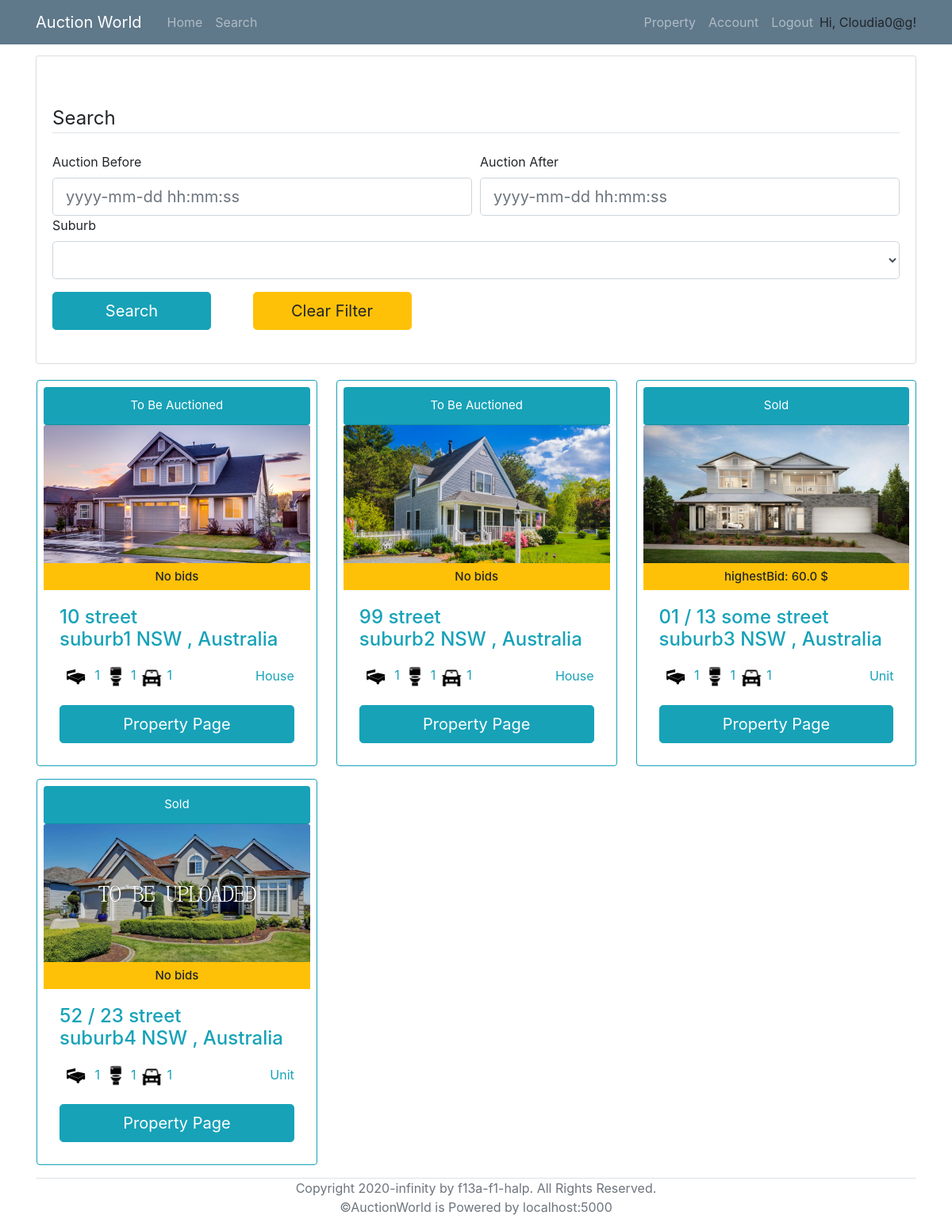
The app's page /search (signed in) with its own data.
### models.py (models this page shows, shortened)
class User(UserMixin, db.Model):
    __tablename__ = 'User'
    id = db.Column(db.Integer, primary_key = True)
    login_name = db.Column(db.String(collation='NOCASE') ,unique=True, nullable=False)
    email = db.Column(db.String, unique=True, nullable=False)
    password_hash = db.Column(db.String, nullable=False)
    address = db.Column(db.String(1000), nullable=False)
    date_of_birth = db.Column(db.DateTime, nullable=False)
    phone_number = db.Column(db.String, nullable=False)
    id_confirmation = db.Column(db.String(100), nullable=True)
    auctionId = db.relationship('AuctionDetails', backref='seller', lazy='dynamic')
    properties = db.relationship('Property', backref='sellerID', lazy='dynamic')
    cards = db.relationship('BankDetails', backref='user', lazy='dynamic')
    registeredProperties = db.relationship('Property',secondary=lambda: RegisteredAssociation.__table__, backref="RegisteredBidders")

class Property(db.Model):
    __tablename__ = 'Property'
    id = db.Column(db.Integer, primary_key = True)
    property_type = db.Column(db.String)
    add_unit = db.Column(db.String(100))
    add_num = db.Column(db.String(100))
    add_name = db.Column(db.String(100))
    add_suburb = db.Column(db.String(100))
    add_state = db.Column(db.String(3))
    add_pc = db.Column(db.String(4))
    num_bedrooms = db.Column(db.Integer)
    num_parking = db.Column(db.Integer)
    num_bathrooms = db.Column(db.Integer)
    parking_features = db.Column(db.String)
    building_size = db.Column(db.Integer)
    land_size = db.Column(db.Integer)
    inspection_date = db.Column(db.DateTime)
    description = db.Column(db.String(2000))
    year_built = db.Column(db.Integer)
    status = db.Column(db.String)
    seller = db.Column(db.Integer, db.ForeignKey('User.id'))
    auctionId = db.relationship('AuctionDetails', backref='Property', uselist=False)
    photo_collection = db.relationship('Photos', backref='Property', lazy='dynamic')
    registeredBidders = db.relationship('User',secondary=lambda: RegisteredAssociation.__table__, backref="RegisteredProperties")

class Photos(db.Model):
    __tablename__ = 'Photos'
    id = db.Column(db.Integer, primary_key = True)
    photo = db.Column(db.String)
    property_id = db.Column(db.Integer, db.ForeignKey('Property.id'))

### routes.py (the view, shortened to what this page needs)
@app.route('/search', methods=['POST','GET'])
@login_required
def search():
    form=searchForm()
    available_suburbs=db.session.query(Property.add_suburb).distinct(Property.add_suburb)
    form.suburb.choices=[("")]+[(i.add_suburb) for i in available_suburbs]
    full_list = db.session.query(Property,AuctionDetails,func.max(Bid.Amount).label('highestBid'))\
                        .outerjoin(AuctionDetails, AuctionDetails.PropertyID==Property.id)\
                        .outerjoin(Bid, Bid.AuctionID == AuctionDetails.id)\
                        .group_by(Property.id)
    property_Id=[]
    return render_template('search.html', title='search', form=form, properties=full_list)

### forms.py
class searchForm(FlaskForm):
    auction_before =  DateTimeField('Auction Before', format='%Y-%m-%d %H:%M:%S',validators=[Optional()])
    auction_after = DateTimeField('Auction After', format='%Y-%m-%d %H:%M:%S',validators=[Optional()])
    suburb = SelectField('Suburb', validators=[Optional()])
    submit = SubmitField('Search')
    clear = SubmitField('Clear Filter')

### models.py (called while the page is built)
@login_manager.user_loader
def load_user(id):
    return User.query.get(id)

### templates/search.html (shortened to what this page needs)
{% extends "base.html" %}
{% block content %}
	<div class="content-section">
		<form action="" method= "POST" style="margin-top: 50px;" novalidate>
			<fieldset class="form-group">
				<legend class="border-bottom mb-4">Search</legend>
				<div class="form-row">
					<div class="col">
						{{ form.auction_before.label }}<br>
						{% if form.auction_before.errors %}
							{{ form.auction_before(class="form-control form-control-lg is-invalid") }}
							<div class="invalid-feedback">
								{% for error in form.auction_before.errors %}
									<span>{{ error }}</span>
								{% endfor %}
							</div>
						{% else %}
							{{ form.auction_before(class="form-control form-control-lg", placeholder="yyyy-mm-dd hh:mm:ss") }}
						{% endif %}
					</div>
					<div class="col">
						{{ form.auction_after.label }}<br>
						{% if form.auction_after.errors %}
							{{ form.auction_after(class="form-control form-control-lg is-invalid") }}
							<div class="invalid-feedback">
								{% for error in form.auction_after.errors %}
									<span>{{ error }}</span>
								{% endfor %}
							</div>
						{% else %}
							{{ form.auction_after(class="form-control form-control-lg", placeholder="yyyy-mm-dd hh:mm:ss") }}
						{% endif %}
					</div>
				</div>
				<div class="form-group">
					{{ form.suburb.label }}<br>
					{% if form.suburb.errors %}
						{{ form.suburb(class="form-control form-control-lg is-invalid") }}
						<div class="invalid-feedback">
							{% for error in form.suburb.errors %}
								<span>{{ error }}</span>
							{% endfor %}
						</div>
					{% else %}
						{{ form.suburb(class="form-control form-control-lg") }}
					{% endif %}
				</div>
				<div class="form-group">{{ form.submit(class="btn btn-info btn-lg mr-5" ,style="width:200px") }} {{ form.clear (class="btn btn-warning btn-lg",style="width:200px") }}</div>
			</fieldset>
		</form>
	</div>
	<div class="row col-xl-15">
		{% if not properties %}
				<div style="width:100%; text-align: center;">
				<h2 class="text-info">No results found.</h2>
				</div>
			</div>
		{% else %}
			{% for (p,a,b) in properties %}
				<div class="card border-info p-2 col-md-3.8 ml-3 mr-2 mb-3">
					<div class="card-header rounded text-center bg-info text-white" style="font-size: 15px;">
						{% if p.status == "auction" %}
							To Be Auctioned
						{% elif p.status == "sold" %}
							Sold
						{% else %}
							Error
						{% endif %}
					</div>
					{% if not p.photo_collection.all() %}
						<img class="card-img-top" src="/static/propertyImage/Sample.jpg" alt="Card image cap" style="width:335.81px; height: 180px;" >
					{% else %}
						<img class="card-img-top" src="/static/propertyImage/{{p.photo_collection.first().photo}}" alt="Card image cap" style="width:335.81px; height: 180px;" >
					{% endif %}
					<h6 class="card-subtitle pt-2 pb-2 text-center bg-warning" style="font-size: 15px;">
                        {% if b:%}
                            highestBid: {{b}} $
                        {% else %}
                            No bids
                        {% endif%}
                    </h6>
					<div class="card-body text-info">
						<h4 class="card-title">
							{% if p.add_unit %}
								{{p.add_unit}} /
							{% endif %}
							{{p.add_num}} {{p.add_name}}<br>{{p.add_suburb}} {{p.add_state}} {{p.pc}}, Australia
						</h4>
						<p class="card-text">
							<span><img src="/static/icons/bedicon.png" alt="Card image cap" style="width:40px; height: 40px;"> {{p.num_bedrooms}}</span>
							<span><img src="/static/icons/restroom.png" alt="Card image cap" style="width:30px; height: 30px;"> {{p.num_bedrooms}}</span>
							<span><img src="/static/icons/car.png" alt="Card image cap" style="width:30px; height: 30px;"> {{p.num_parking}}</span>
							<span style="float: right; margin-top: 7px;">{{p.property_type}}</span>
						</p>
						<a href={{ url_for("viewProperty", property_id=p.id) }} class="btn btn-info btn-lg" style="width: 100%;">Property Page</a>
					</div>
				</div>
			{% endfor %}
		{% endif %}
	</div>
{% endblock %}

### templates/base.html (shortened to what this page needs)
<!DOCTYPE html>
<html lang="en">
<head>
    <link rel="stylesheet" type="text/css" href="../static/css/main.css">
    <link rel="stylesheet" href="https://maxcdn.bootstrapcdn.com/bootstrap/4.0.0/css/bootstrap.min.css">
</head>
<body>
    <header class="site-header">
        <nav class="navbar navbar-expand-md navbar-dark bg-steel fixed-top">
          <div class="container">
            <a class="navbar-brand mr-4" href="/" >Auction World</a>
            <div class="collapse navbar-collapse" id="navbarToggle">
              <div class="navbar-nav mr-auto">
                <a class="nav-item nav-link" href="{{ url_for('home') }}">Home</a>
                <a class="nav-item nav-link" href="/search">Search</a>
              </div>
              <div class="navbar-nav">
                {% if current_user.is_authenticated %}
                  <a class="nav-item nav-link" href="/property">Property</a>
                  <a class="nav-item nav-link" href={{ url_for("account", login_name=current_user.login_name) }}>Account</a>
                  <a class="nav-item nav-link" href="/logout">Logout</a>
                  <p style="margin-top: 8px; margin-bottom: 0px;">Hi, {{ current_user.login_name }}!</p>
                {% endif %}
              </div>
            </div>
          </div>
        </nav>
      </header>
      <main role="main" class="container" style="margin-top: 70px;">
        <div class="row">
          <div class="col-md-12">
            {% block content %}{% endblock %}
          </div>
        </div>
        <div class="border-top relative-bottom text-center text-muted mb-2" >
          Copyright 2020-infinity by f13a-f1-halp. All Rights Reserved. <br>
          ©AuctionWorld is Powered by localhost:5000
        </div>
      </main>
</body>
</html>

### static/css/main.css (style rules this page uses)
body { background: #fafafa; color: #333333; margin-top: 5rem; }
h1, h2, h3, h4, h5, h6 { color: #444444; }
.bg-steel { background-color: #5f788a; }
.site-header .navbar-nav .nav-link { color: #cbd5db; }
.content-section { background: #ffffff; padding: 10px 20px; border: 1px solid #dddddd; border-radius: 3px; margin-bottom: 20px; }

### records on screen
User: login_name "Cloudia0@g"
Property: status "To Be Auctioned", photo_collection.first (picture), shows "No bids", add_num "10", add_name "street", add_suburb "suburb1", add_state "NSW", num_bedrooms "1", num_parking "1", property_type "House"
Property: status "To Be Auctioned", photo_collection.first (picture), shows "No bids", add_num "99", add_name "street", add_suburb "suburb2", add_state "NSW", num_bedrooms "1", num_parking "1", property_type "House"
Property: status "Sold", photo_collection.first (picture), b "60.0", add_unit "01", add_num "13", add_name "some street", add_suburb "suburb3", add_state "NSW", num_bedrooms "1", num_parking "1", property_type "Unit"
Property: status "Sold", shows "No bids", add_unit "52", add_num "23", add_name "street", add_suburb "suburb4", add_state "NSW", num_bedrooms "1", num_parking "1", property_type "Unit"
